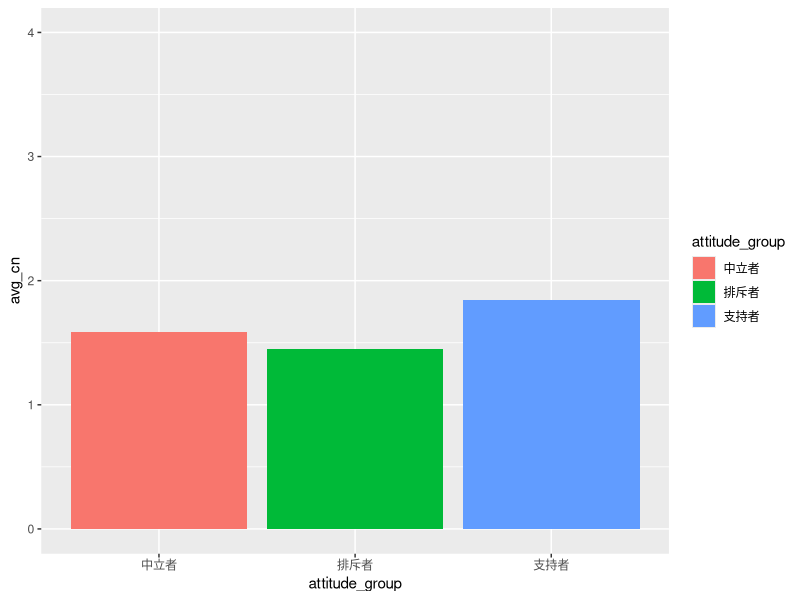
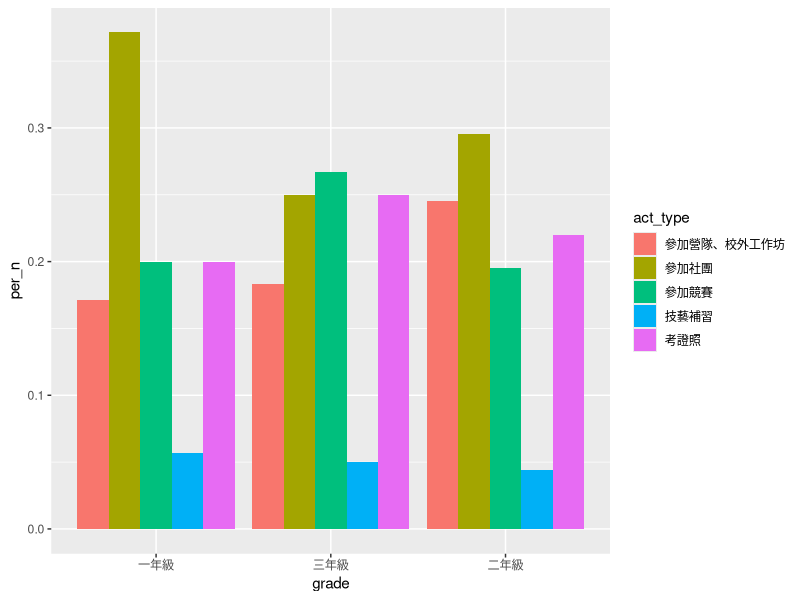

Write R code to recreate these figures, in order. (Note: this script raises an error after producing the figures.)
## ---- chunk 1
knitr::opts_chunk$set(echo = TRUE)
## ---- chunk 2
library(tidyverse)
library(readr)
library(stringr)
## ---- chunk 3
url<-"https://raw.githubusercontent.com/Xuans1211/108coursenews/main/data/questionaire.csv"
q_raw<-read_csv("data/questionaire.csv") 
#rename
names(q_raw) <- c("spend_time","n_learning","n_performance","app","app_other","freq_teacher","freq_student","freq_parent","freq_cram","help_teacher","help_student","help_parent","help_cram","heard_agency","use_agency","agg_overral","agg_feature","agg_quality","agg_outoftest","agg_future","agg_description","edge_course","edge_act","edge_future","edge_art","edge_outoftest","annoy_overral","annoy_time","annoy_orientation","annoy_lackoftime","annoy_docsize","annoy_description","attitude_before","attitude_now","attitude_description","focus_self","focus_professor","course_n","course_type","act_type","act","act_source","act_source_other","willingness","willingness_other","school","school_type","grade","grade_other","gender","cram_school","cram_spend","cram_subject","email","55","56","57","58","59","60","61","62","63")
#這段是改欄位名
clean_df <-q_raw %>%
    select(spend_time:cram_subject)%>%
    filter(!str_detect(school,"大學"))%>%
    mutate(id=row_number())%>%
    relocate(id)%>%
    mutate(app=if_else(app=="其他",app_other,app),
           act_source=if_else(act_source=="其他",act_source_other,act_source),
           willingness=if_else(willingness=="其他",willingness_other,willingness)
           )%>%
    select(-c(app_other,act_source_other,willingness_other,grade_other))
    #上面這段在處理合併"其他"這個欄位的資料

## ---- chunk 4
d3<-clean_df %>%
    mutate(annoyed_group=if_else(annoy_overral=="很多困擾"|annoy_overral=="有點困擾","困擾者","不困擾者"),
           attitude_group=if_else(attitude_now=="非常排斥"|attitude_now=="排斥","排斥者",if_else(attitude_now=="中立","中立者","支持者")))%>%
    select(annoyed_group,attitude_group,course_n:cram_subject)%>%
    mutate(course_n=str_sub(course_n,1,1)%>%as.numeric())%>%
    group_by(attitude_group)%>%
    summarise(avg_cn=mean(course_n))%>%
    ungroup()%>%
    ggplot()+aes(x=attitude_group,y=avg_cn,fill=attitude_group)+geom_col()+ylim(c(0,4))
d3


## ---- chunk 5

act_df<-clean_df %>%
    select(id,act_type,grade)%>% 
    filter(!str_detect(act_type,"無參與"))%>%
    mutate(技藝補習=str_detect(act_type,"技藝補習"),
               考證照=str_detect(act_type,"考證照"),
        參加社團=str_detect(act_type,"參加社團"),
        參加競賽=str_detect(act_type,"參加競賽"),
        `參加營隊、校外工作坊`=str_detect(act_type,"參加營隊、校外工作坊"),其他=str_detect(act_type,"其他"))%>%
    gather(act_type,n,技藝補習,考證照,參加競賽,參加社團,`參加營隊、校外工作坊`,其他)%>%
    filter(act_type!="其他")%>%
    group_by(grade,act_type)%>%
    summarise(total_n=sum(n))%>%
    mutate(per_n=total_n/sum(total_n))%>%
    ggplot()+aes(x=grade,y=per_n,fill=act_type)+
    geom_col(position=position_dodge())
act_df
## ---- chunk 6

temp_df<-clean_df %>%
    mutate(annoyed_group=if_else(annoy_overral=="很多困擾"|annoy_overral=="有點困擾","困擾者","不困擾者"),
           attitude_group=if_else(attitude_now=="非常排斥"|attitude_now=="排斥","排斥者",if_else(attitude_now=="中立","中立者","支持者")))

temp<-temp_df    
temp$attitude_now<-recode_factor(temp$attitude_now,"非常排斥"=1,"排斥"=2,"中立"=3,"支持"=4,"非常支持"=5)%>%as.numeric()
temp$attitude_before<-recode_factor(temp$attitude_before,"非常排斥"=1,"排斥"=2,"中立"=3,"支持"=4,"非常支持"=5)%>%as.numeric()
temp$edge_act<-
    recode_factor(temp$edge_act%>%as.vector(),"非常不同意"=1,"不同意"=2,"普通"=3,"同意"=4,"非常同意"=5)%>%as.numeric()

temp$edge_course<-
    recode_factor(temp$edge_course%>%as.vector(),"非常不同意"=1,"不同意"=2,"普通"=3,"同意"=4,"非常同意"=5)%>%as.numeric()

temp$edge_art<-
    recode_factor(temp$edge_art%>%as.vector(),"非常不同意"=1,"不同意"=2,"普通"=3,"同意"=4,"非常同意"=5)%>%as.numeric()

temp$edge_outoftest<-
    recode_factor(temp$edge_outoftest%>%as.vector(),"非常不同意"=1,"不同意"=2,"普通"=3,"同意"=4,"非常同意"=5)%>%as.numeric()

temp$edge_future<-
    recode_factor(temp$edge_future%>%as.vector(),"非常不同意"=1,"不同意"=2,"普通"=3,"同意"=4,"非常同意"=5)%>%as.numeric()

temp%>%mutate(change_type=if_else((attitude_now - attitude_before)>0,"enhanced",if_else((attitude_now - attitude_before)==0,"kept","decreased")))%>%
    # filter(change_type=="enhanced")%>%
    group_by(change_type)%>%
    summarise(avg_ear=mean(edge_future))%>%view
    group_by(act_type,change_type)%>%
    summarise(total_n=sum(n))%>%
    mutate(per_n=total_n/sum(total_n))%>%
    ungroup()%>%
    ggplot()+aes(x=change_type,y=per_n,fill=act_type)+geom_col(
        # position = position_dodge()
        )














temp%>%mutate(change_type=if_else((attitude_now - attitude_before)>0,"enhanced",if_else((attitude_now - attitude_before)==0,"kept","decreased")))%>%
    mutate(act_n=str_count(act_type,pattern="\n")+1)%>%
    # filter(change_type=="enhanced")%>%
    group_by(change_type)%>%
    mutate(技藝補習=str_detect(act_type,"技藝補習"),考證照=str_detect(act_type,"考證照"),
        參加社團=str_detect(act_type,"參加社團"),
        參加競賽=str_detect(act_type,"參加競賽"),
        `參加營隊、校外工作坊`=str_detect(act_type,"參加營隊、校外工作坊"),其他=str_detect(act_type,"其他"))%>% 
    gather(act_type,n,技藝補習,考證照,參加競賽,參加社團,`參加營隊、校外工作坊`,其他)%>%
    ungroup()%>%
    filter(act_type!="其他")%>%
    group_by(act_type,change_type)%>%
    summarise(total_n=sum(n))%>%
    mutate(per_n=total_n/sum(total_n))%>%
    ungroup()%>%
    ggplot()+aes(x=change_type,y=per_n,fill=act_type)+geom_col(
        # position = position_dodge()
        )

## ---- chunk 7
save.image(file="doc_name.Rdata")
